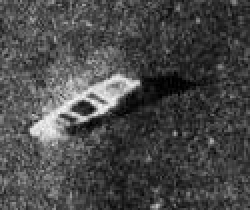
%> input picture data/images/ship_33.jpg, 125 x 105 px (shown 2 times larger)
$ octave main.m   (GNU Octave 9; MATLAB toolbox functions it lacks are replaced by stand-ins)
%> lines starting %> are read from the running program, lines starting %| are printed output that depends on the picture; in (x1, y1, x2, y2) boxes, pixels count from 0 and x2, y2 are one past the last pixel; in counts of white or black regions, pixels touching at a corner belong together; the program's own positions count from 1
### segmentation algorithms/entropy method/read_image.m
function original_image = read_image(ADDRESS)
%> called with ADDRESS = '../../data/images/ship_33.jpg'
    original_image = imread(ADDRESS);
%> original_image is the input picture: size 105x125 uint8; min 0, max 248, mean 72.4
end

### segmentation algorithms/entropy method/denoise.m
function DENOISE_IMAGE = denoise(GRAY_IMAGE)
    % Шумоподавление: Дискретное косинусное преобразование (DCT)
    % medfilt2, Lee, Kuan, Frost, вейвлеты
    [rows, cols] = size(GRAY_IMAGE);
%> rows = 105; cols = 125
    dct_transformed = dct2(GRAY_IMAGE);  % Дискретное косинусное преобразование: Шум --> Высокие частоты --> Низкая амплитуда

    low_frequency_mask = zeros(round(rows), round(cols));

    low_frequency_mask(1:rows/3, 1:cols/3) = 1; % Сохранение низких частот, подавление высоких частот
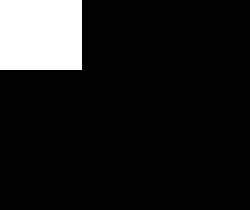
%> low_frequency_mask: size 105x125 double (shown 2 times larger); values 0 (black) and 1 (white), 10.9% white; 1 white region, box (x1, y1, x2, y2) and area: (0, 0, 41, 35) 1435
    denoised_DCT = dct_transformed .* low_frequency_mask;  % Шумоподавление
    DENOISE_IMAGE = uint8(idct2(denoised_DCT)); % Обратное дискретное косинусное преобразование
end

### segmentation algorithms/entropy method/edge_detection.m
function EDGE_IMAGE = edge_detection(DENOISE_IMAGE)
    % Обнаружение краев: Оператор Робертса
    % Операторы: roberts, sobel, log, canny, prewitt
    EDGE_IMAGE = edge(DENOISE_IMAGE, 'roberts');
%> EDGE_IMAGE: size 105x125 logical; 2% white in thin lines or dots, all inside (x1, y1, x2, y2) = (14, 35, 108, 105)
end

### segmentation algorithms/entropy method/remove_shadow_boundary.m
function REMOVING_SHADOW_BOUNDARIES = remove_shadow_boundary(EDGE_IMAGE, DENOISE_IMAGE)
    % Удаление границ теней
    [rows, cols] = size(EDGE_IMAGE);
    Extended_Image = ones(rows, cols+16);
    Extended_Image_2 = ones(rows, cols+16);

    % Заполнение дополнительных колонок значениями 150
    for i = 1:rows
        for j = 1:7
            Extended_Image(i, j) = 150;
            Extended_Image_2(i, j) = 150;
        end
    end
%> Extended_Image: size 105x141 double; values 1 (black) and 150 (white), 5% white; 1 white region, box (x1, y1, x2, y2) and area: (0, 0, 7, 105) 735
    for i = 1:rows
        for j = cols+8:cols+16
            Extended_Image(i, j) = 150;
            Extended_Image_2(i, j) = 150;
        end
    end
%> Extended_Image: size 105x141 double; values 1 (black) and 150 (white), 11.3% white; 2 white regions, box (x1, y1, x2, y2) and area: (132, 0, 141, 105) 945, (0, 0, 7, 105) 735

    % Заполнение центральной части изображениями
    for i = 1:rows
        for j = 1:cols
            Extended_Image(i, j+7) = DENOISE_IMAGE(i, j);
            Extended_Image_2(i, j+7) = EDGE_IMAGE(i, j);
        end
    end

    Processed_Image = Extended_Image_2;
    Processed_Image_2 = Extended_Image_2;

    % Обработка изображений
    for i = 1:rows
        for j = 8:cols+8
            if Extended_Image_2(i, j) == 1
                Processed_Image(i, j) = floor((Extended_Image(i, j-7) + Extended_Image(i, j-6) + Extended_Image(i, j-5) + ...
                                              Extended_Image(i, j-4) + Extended_Image(i, j-3) + Extended_Image(i, j-2) + Extended_Image(i, j-1)) / 9);
                Processed_Image_2(i, j) = floor((Extended_Image(i, j+7) + Extended_Image(i, j+6) + Extended_Image(i, j+5) + ...
                                                 Extended_Image(i, j+4) + Extended_Image(i, j+3) + Extended_Image(i, j+2) + Extended_Image(i, j+1)) / 7);
            end
        end
    end
%> Processed_Image: size 105x141 double; min 0, max 167, mean 19
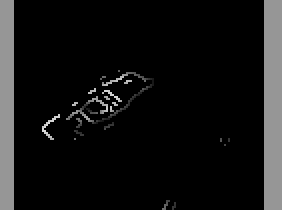
%> Processed_Image_2: size 105x141 double (shown 2 times larger); min 0, max 219, mean 19.2
    Processed_Image = uint8(Processed_Image);
%> Processed_Image: size 105x141 uint8
    Processed_Image_2 = uint8(Processed_Image_2);
%> Processed_Image_2: size 105x141 uint8

    % Удаление границ теней
    Shadow_Removed_Image = Processed_Image;
    for i = 1:rows
        for j = 1:cols+8
            if Processed_Image(i, j) <= 80 && Processed_Image_2(i, j) > 50 && Processed_Image_2(i, j) < 150
                Shadow_Removed_Image(i, j) = 0;
            end
        end
    end
%> Shadow_Removed_Image: size 105x141 uint8; min 0, max 167, mean 18.9

    % Обрезка изображения до исходного размера
    REMOVING_SHADOW_BOUNDARIES = Shadow_Removed_Image(: ,8:cols+7);

    % Бинаризация изображения
    threshold = graythresh(REMOVING_SHADOW_BOUNDARIES);
%> threshold = 0.235
    REMOVING_SHADOW_BOUNDARIES = im2bw(REMOVING_SHADOW_BOUNDARIES, threshold);
%> REMOVING_SHADOW_BOUNDARIES: size 105x125 logical; 1.7% white in thin lines or dots, all inside (x1, y1, x2, y2) = (14, 35, 81, 104)
end

### segmentation algorithms/entropy method/localization_object.m
function [LOCALIZATION, ROW_TRESHHOLD_1, ROW_TRESHHOLD_2, COL_TRESHHOLD_1, COL_TRESHHOLD_2] = localization_object(REMOVING_SHADOW_BOUNDARIES)
    % Поиск строки локализации
    [num_rows, num_cols] = size(REMOVING_SHADOW_BOUNDARIES);
%> num_rows = 105; num_cols = 125
    row_sums = zeros(1, num_rows);
    for i = 1:num_rows
        num_white_pixels = sum(REMOVING_SHADOW_BOUNDARIES(i, :));
        row_sums(i) = num_white_pixels;
    end
%> this loop made 105 passes
%> num_white_pixels on passes 1 to 12: 0, 0, 0, 0, 0, 0, 0, 0, 0, 0, 0, 0
%> after the loop, row_sums = 105 values, max 13 at index 57, min 0 at index 1, mean 2.09
    row_sums = row_sums ./ sum(row_sums);
%> row_sums = 105 values, max 0.0594 at index 57, min 0 at index 1, mean 0.00952
    x_axis = 1:1:num_rows;
%> x_axis = 105 values from 1 to 105
    y_axis = row_sums;
%> y_axis has the same summary as row_sums
    filtered_row_sums = medfilt1(row_sums, 10);
%> filtered_row_sums = 105 values, max 0.0388 at index 55, min 0 at index 1, mean 0.00896
    filtered_row_sums = medfilt1(filtered_row_sums, 10);
%> filtered_row_sums = 105 values, max 0.0365 at index 54, min 0 at index 1, mean 0.00889
    y_axis_filtered = filtered_row_sums;
%> y_axis_filtered has the same summary as filtered_row_sums
    extended_filtered_row_sums = zeros(1, num_rows + 4);
    extended_filtered_row_sums(3:num_rows + 2) = y_axis_filtered;
    extended_x_axis = 1:1:num_rows + 4;
%> extended_x_axis = 109 values from 1 to 109
    smoothed_row_sums = extended_filtered_row_sums;
%> smoothed_row_sums = 109 values, max 0.0365 at index 56, min 0 at index 1, mean 0.00857
    max_value = 0;
    for i = 3:num_rows + 2
        smoothed_row_sums(i) = (extended_filtered_row_sums(i - 2) + extended_filtered_row_sums(i - 1) + extended_filtered_row_sums(i) + extended_filtered_row_sums(i + 1) + extended_filtered_row_sums(i + 2)) / 5;
        if smoothed_row_sums(i) > max_value
            max_value = smoothed_row_sums(i);
            max_index = i;
        end
    end
%> this loop made 105 passes
%> max_value on passes 34 to 45: 0.000228, 0.00114, 0.00342, 0.00731, 0.0119, 0.0162, 0.0203, 0.024, 0.0265, 0.0283, 0.0301, 0.0315
%> after the loop, smoothed_row_sums = 109 values, max 0.0365 at index 58, min 0 at index 1, mean 0.00857
    min_value_before_max = 10;
    min_value_after_max = 10;
    for i = 3:num_rows + 2
        if smoothed_row_sums(i) <= min_value_before_max && i < max_index
            min_value_before_max = smoothed_row_sums(i);
            ROW_TRESHHOLD_1 = i;
        end
        if smoothed_row_sums(i) < min_value_after_max && i > max_index
            min_value_after_max = smoothed_row_sums(i);
            ROW_TRESHHOLD_2 = i;
        end
    end
%> this loop made 105 passes
%> min_value_after_max on passes 57, 60: 0.0365, 0.0358
%> after the loop, ROW_TRESHHOLD_2 = 77; min_value_after_max = 0

    % Поиск столбца локализации
    col_sums = zeros(1, num_cols);
    for i = 1:num_cols
        num_white_pixels = sum(REMOVING_SHADOW_BOUNDARIES(:, i));
        col_sums(i) = num_white_pixels;
    end
%> this loop made 125 passes
%> after the loop, col_sums = 125 values, max 8 at index 34, min 0 at index 1, mean 1.75
    col_sums = col_sums ./ sum(col_sums);
%> col_sums = 125 values, max 0.0365 at index 34, min 0 at index 1, mean 0.008
    filtered_col_sums = medfilt1(col_sums, 10);
%> filtered_col_sums = 125 values, max 0.0274 at index 47, min 0 at index 1, mean 0.00785
    filtered_col_sums = medfilt1(filtered_col_sums, 10);
%> filtered_col_sums = 125 values, max 0.0251 at index 40, min 0 at index 1, mean 0.00778
    filtered_col_sums = medfilt1(filtered_col_sums, 10);
%> filtered_col_sums = 125 values, max 0.0251 at index 41, min 0 at index 1, mean 0.00778
    filtered_col_sums = medfilt1(filtered_col_sums, 10);
%> filtered_col_sums = 125 values, max 0.0251 at index 42, min 0 at index 1, mean 0.00777
    y_axis_filtered_cols = filtered_col_sums;
%> y_axis_filtered_cols has the same summary as filtered_col_sums
    extended_filtered_col_sums = zeros(1, num_cols + 4);
    extended_filtered_col_sums(3:num_cols + 2) = y_axis_filtered_cols;
    extended_x_axis_cols = 1:1:num_cols + 4;
%> extended_x_axis_cols = 129 values from 1 to 129
    smoothed_col_sums = extended_filtered_col_sums;
%> smoothed_col_sums = 129 values, max 0.0251 at index 44, min 0 at index 1, mean 0.00753
    max_value_cols = 0;
    for i = 3:num_cols + 2
        smoothed_col_sums(i) = (extended_filtered_col_sums(i - 2) + extended_filtered_col_sums(i - 1) + extended_filtered_col_sums(i) + extended_filtered_col_sums(i + 1) + extended_filtered_col_sums(i + 2)) / 5;
        if smoothed_col_sums(i) > max_value_cols
            max_value_cols = smoothed_col_sums(i);
            max_index_cols = i;
        end
    end
%> this loop made 125 passes
%> max_value_cols on passes 13, 14, 15, 16, 17, 18, 19, 20, 21, 30, 31, 32: 5.71e-05, 0.000457, 0.0016, 0.00342, 0.00537, 0.00725, 0.00879, 0.00959, 0.0097, 0.0103, 0.0124, 0.0151
%> after the loop, smoothed_col_sums = 129 values, max 0.0251 at index 46, min 0 at index 1, mean 0.00753
    min_value_before_max_cols = 10;
    min_value_after_max_cols = 10;
    for i = 3:num_cols + 2
        if smoothed_col_sums(i) <= min_value_before_max_cols && i < max_index_cols
            min_value_before_max_cols = smoothed_col_sums(i);
            COL_TRESHHOLD_1 = i;
        end
        if smoothed_col_sums(i) < min_value_after_max_cols && i > max_index_cols
            min_value_after_max_cols = smoothed_col_sums(i);
            COL_TRESHHOLD_2 = i;
        end
    end
%> this loop made 125 passes
%> min_value_after_max_cols on passes 45, 51, 52, 53, 54, 55, 56, 57, 58, 59, 60: 0.0251, 0.0251, 0.0248, 0.0244, 0.0237, 0.0228, 0.0217, 0.0206, 0.0197, 0.0189, 0.0183
%> after the loop, COL_TRESHHOLD_2 = 79; min_value_after_max_cols = 0

    % Проверить индексы на наличие ограничений
    if ROW_TRESHHOLD_1 < 1
        ROW_TRESHHOLD_1 = 1;
    end
    if ROW_TRESHHOLD_2 > num_rows
        ROW_TRESHHOLD_2 = num_rows;
    end
    if COL_TRESHHOLD_1 < 1
        COL_TRESHHOLD_1 = 1;
    end
    if COL_TRESHHOLD_2 > num_cols
        COL_TRESHHOLD_2 = num_cols;
    end

    % Локализация объекта
    LOCALIZATION = REMOVING_SHADOW_BOUNDARIES(ROW_TRESHHOLD_1:ROW_TRESHHOLD_2, COL_TRESHHOLD_1:COL_TRESHHOLD_2);
%> LOCALIZATION: size 43x66 logical; 7.6% white in thin lines or dots, all inside (x1, y1, x2, y2) = (1, 1, 57, 36)
end

### segmentation algorithms/entropy method/remove_the_margin_of_object.m
function [DILATED_IMAGE, RECREATED_IMAGE] = remove_the_margin_of_object(LOCALIZATION)
    % Удаление границы корабля
    [num_rows, num_cols] = size(LOCALIZATION);
%> num_rows = 43; num_cols = 66
    white_pixel_value = 1;
    first_pixel_indices = [];
    last_pixel_indices = [];
    localized_image = LOCALIZATION;
    randomized_image = uint8(LOCALIZATION);

    % Нахождение первого и последнего белого пикселя и сохранение индекса
    for i = 1:num_rows
        for j = 1:num_cols
            if localized_image(i, j) == 0
                random_value = randi(224) + 1;
                randomized_image(i, j) = random_value;
            end
            pixel_line = uint8(randomized_image(i, :));
            [white_pixel_value, first_index] = unique(pixel_line);  % Нахождение первого белого пикселя с использованием unique()
            [white_pixel_value, last_index] = unique(pixel_line, 'legacy'); % Нахождение последнего белого пикселя с использованием unique( ***,'legacy' )
            first_pixel_indices(i) = first_index(1);
            last_pixel_indices(i) = last_index(1);
        end
    end
%> after the loop, first_pixel_indices = 43 values, max 54 at index 10, min 2 at index 32, mean 21.93; last_pixel_indices = 43 values, max 64 at index 31, min 6 at index 35, mean 38.58; random_value = 100

    first_coordinates = [];
    last_coordinates = [];
    rows = 1:1:num_rows;
    first_coordinates = [rows', first_pixel_indices'];  % Сохранение первого индекса
%> first_coordinates = 43 rows, first 12: [1 21; 2 40; 3 44; 4 42; 5 32; 6 31; 7 36; 8 32; 9 32; 10 54; 11 28; 12 26]
    last_coordinates = [rows', last_pixel_indices'];  % Сохранение последнего индекса
%> last_coordinates = 43 rows, first 12: [1 21; 2 40; 3 48; 4 50; 5 52; 6 57; 7 57; 8 57; 9 57; 10 56; 11 54; 12 52]

    % Границы корабля
    RECREATED_IMAGE = localized_image;
    for i = 1:num_rows
        for j = 1:num_cols
            if RECREATED_IMAGE(i, j) ~= 0
                RECREATED_IMAGE(i, j) = 0;
            end
            RECREATED_IMAGE(first_coordinates(i, 1), first_coordinates(i, 2)) = 1;  % Подсветка первой (левой) белой границы
            RECREATED_IMAGE(last_coordinates(i, 1), last_coordinates(i, 2)) = 1;  % Подсветка последней (правой) белой границы
        end
    end
%> RECREATED_IMAGE: size 43x66 logical; 2.8% white in thin lines or dots

    % Удаление границы корабля ------> Изменение окружных 8 пикселей на черный (0)
    DILATED_IMAGE = localized_image;
    for i = 1:num_rows
        DILATED_IMAGE(first_coordinates(i, 1), first_coordinates(i, 2)) = 0;
        DILATED_IMAGE(first_coordinates(i, 1) + 1, first_coordinates(i, 2)) = 0;
        DILATED_IMAGE(first_coordinates(i, 1), first_coordinates(i, 2) + 1) = 0;
        DILATED_IMAGE(first_coordinates(i, 1) + 1, first_coordinates(i, 2) + 1) = 0;

        DILATED_IMAGE(last_coordinates(i, 1), last_coordinates(i, 2)) = 0;
        DILATED_IMAGE(last_coordinates(i, 1) + 1, last_coordinates(i, 2)) = 0;
        DILATED_IMAGE(last_coordinates(i, 1), last_coordinates(i, 2) + 1) = 0;
        DILATED_IMAGE(last_coordinates(i, 1) + 1, last_coordinates(i, 2) + 1) = 0;

        if i > 1
            DILATED_IMAGE(first_coordinates(i, 1) - 1, first_coordinates(i, 2)) = 0;
            DILATED_IMAGE(last_coordinates(i, 1) - 1, last_coordinates(i, 2)) = 0;

            if first_coordinates(i, 2) > 1
                DILATED_IMAGE(first_coordinates(i, 1), first_coordinates(i, 2) - 1) = 0;
                DILATED_IMAGE(first_coordinates(i, 1) - 1, first_coordinates(i, 2) - 1) = 0;
            end

            if last_coordinates(i, 2) > 1
                DILATED_IMAGE(last_coordinates(i, 1), last_coordinates(i, 2) - 1) = 0;
                DILATED_IMAGE(last_coordinates(i, 1) - 1, last_coordinates(i, 2) - 1) = 0;
            end
        end
    end
%> DILATED_IMAGE: size 44x66 logical; 2.5% white in thin lines or dots, all inside (x1, y1, x2, y2) = (13, 4, 55, 27)
end

### segmentation algorithms/entropy method/dilate_image.m
function DILATE_IMAGE = dilate_image(DILATE_NEW_IMAGE)
    tool = strel('disk',3);
    DILATE_IMAGE = imdilate(DILATE_NEW_IMAGE, tool);
%> DILATE_IMAGE: size 44x66 logical; 16.1% white; 2 white regions, box (x1, y1, x2, y2) and area: (11, 2, 48, 29) 435, (50, 3, 57, 9) 33
end

### segmentation algorithms/entropy method/cover_denoise_image.m
function EXPANDED_IMAGE = cover_denoise_image(DILATE_IMAGE, DENOISE_IMAGE, REMOVING_SHADOW_BOUNDARIES)
    [LOCALIZATION, ROW_THRESHOLD_1, ROW_THRESHOLD_2, COL_THRESHOLD_1, COL_THRESHOLD_2] = localization_object(REMOVING_SHADOW_BOUNDARIES);
%> the loop in localization_object (call 2), `for i = 1:num_rows` made 105 passes
%> the loop in localization_object (call 2), `for i = 3:num_rows + 2` made 105 passes
%> the loop in localization_object (call 2), `for i = 3:num_rows + 2` made 105 passes
%> the loop in localization_object (call 2), `for i = 1:num_cols` made 125 passes
%> the loop in localization_object (call 2), `for i = 3:num_cols + 2` made 125 passes
%> the loop in localization_object (call 2), `for i = 3:num_cols + 2` made 125 passes
    EXPANDing_IMAGE = DILATE_IMAGE;
    EXPANDED_IMAGE = DENOISE_IMAGE;
    [height, width] = size(EXPANDED_IMAGE);

    for expanded_row = 1:height
        for expanded_col = 1:width
            for row_expanding = (ROW_THRESHOLD_1 + expanded_row):ROW_THRESHOLD_2
                for col_expanding = (COL_THRESHOLD_1 + expanded_col):COL_THRESHOLD_2
                    if EXPANDing_IMAGE(expanded_row, expanded_col) == 1
                        EXPANDED_IMAGE(ROW_THRESHOLD_1 + expanded_row, COL_THRESHOLD_1 + expanded_col) = 255;
                    end
                end
            end
        end
    end
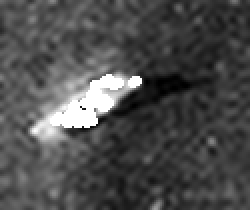
%> EXPANDED_IMAGE: size 105x125 uint8 (shown 2 times larger); min 0, max 255, mean 76.4
end

### segmentation algorithms/entropy method/entropy_segmentation.m
function ENTROPY_IMAGE = entropy_segmentation(EXPANDED_IMAGE)
    Input_Image = EXPANDED_IMAGE;  %ES Input Image
    Double_Image = double(Input_Image);
    [rows, cols] = size(Input_Image);
    half_window = 1;
    Smoothed_Image = zeros(rows, cols);

    for i = 1:rows
        for j = 1:cols
            index = 0;
            for k = -half_window:half_window
                for w = -half_window:half_window
                    index = index + 1;
                    row_index = i + k;
                    col_index = j + w;
                    if (row_index <= 0) || (row_index > rows)
                        row_index = i;
                    end
                    if (col_index <= 0) || (col_index > cols)
                        col_index = j;
                    end
                    Smoothed_Image(i, j) = Double_Image(row_index, col_index) + Smoothed_Image(i, j);
                    Neighborhood(index) = Double_Image(row_index, col_index);
                end
            end

           Local_Avg_Image(i, j) = uint8(1/9 * Smoothed_Image(i, j));
           % Local_Avg_Image(i, j) = mode(Neighborhood);
        end
    end

    Joint_Histogram = zeros(256, 256);

    for i = 1:rows
        for j = 1:cols
            gray_value = Double_Image(i, j);
            avg_value = double(Local_Avg_Image(i, j));
            Joint_Histogram(gray_value + 1, avg_value + 1) = Joint_Histogram(gray_value + 1, avg_value + 1) + 1;
        end
    end
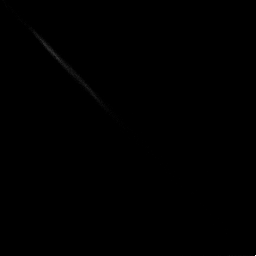
%> Joint_Histogram: size 256x256 double; min 0, max 274, mean 0.2; drawn with min black and max white

    Joint_Prob = Joint_Histogram / (rows * cols);
    Padded_Prob = padarray(Joint_Prob, [1 1], 0, 'both');
    [padded_rows, padded_cols] = size(Padded_Prob);

    for i = 2:padded_rows - 1
        for j = 2:padded_cols - 1
            Sum_Prob(i - 1, j - 1) = Padded_Prob(i - 1, j - 1) + Padded_Prob(i - 1, j) + Padded_Prob(i - 1, j + 1) + Padded_Prob(i, j - 1) + Padded_Prob(i, j) + Padded_Prob(i, j + 1) + Padded_Prob(i + 1, j - 1) + Padded_Prob(i + 1, j) + Padded_Prob(i + 1, j + 1);
            Weight(i - 1, j - 1) = 1 - Sum_Prob(i - 1, j - 1) - abs(i - 1 - j - 1) / 100;
        end
    end
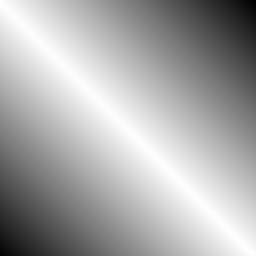
%> Weight: size 256x256 double; min -1.57, max 1, mean 0.146; drawn with min black and max white

    alpha = 0.5;
    Cumulative_Prob = 0;
    Cumulative_Prob_Complement = 0;
    Cumulative_Entropy1 = 0;
    Cumulative_Entropy2 = 0;
    Prob = zeros(234, 216);
    Prob_Complement = zeros(234, 216);
    Entropy1 = zeros(234, 216);
    Entropy2 = zeros(234, 216);

    for i = 4:237
        for j = 4:219
            Cumulative_Prob = Cumulative_Prob + Joint_Prob(i, j);
            Prob(i, j) = Cumulative_Prob;
        end
    end

    for i = 4:237
        for j = 4:219
            Prob_Complement(i, j) = 1 - Prob(i, j);
        end
    end

    for i = 5:237
        for j = 5:219
            Cumulative_Entropy1 = Cumulative_Entropy1 + (Joint_Prob(i, j)^alpha);
            Entropy1(i, j) = Cumulative_Entropy1;
        end
    end
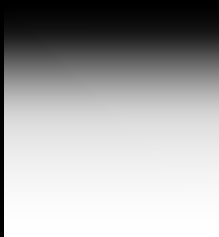
%> Entropy1: size 237x219 double; min 0, max 35.59, mean 23.2; drawn with min black and max white

    for i = 5:230
        for j = 5:210
            Entropy2(i, j) = Entropy1(230, 210) - Entropy1(i, j);
        end
    end
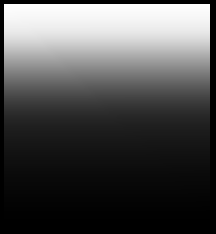
%> Entropy2: size 234x216 double; min 0, max 35.58, mean 11; drawn with min black and max white

    max_entropy = 0;
    best_s = 0;
    best_t = 0;
    best_s1 = 0;
    best_t1 = 0;

    for s = 70:100
        for t = 70:100
            for s1 = 100:150
                for t1 = 100:150
                    term1 = 1/(alpha - 1) * (1 - Entropy1(s, t) / (Prob(s, t)^alpha));
                    term2 = 1/(alpha - 1) * (1 - (Entropy1(s1, t1) - Entropy1(s, t)) / ((Prob(s1, t1) - Prob(s, t))^alpha));
                    term3 = 1/(alpha - 1) * (1 - Entropy2(s1, t1) / (Prob_Complement(s1, t1)^alpha));
                    Entropy = (term1 + term2 + term3) + Weight(s, t) + Weight(s1, t1);

                    if Entropy > max_entropy
                        max_entropy = Entropy;
                        best_s = s;
                        best_t = t;
                        best_s1 = s1;
                        best_t1 = t1;
                    end
                end
            end
        end
    end

    if best_s < best_t
        threshold1 = best_s;
    else
        threshold1 = best_t;
    end

    best_s = threshold1;
    best_t = threshold1;

    if best_s1 > best_t1
        threshold2 = best_s1;
    else
        threshold2 = best_t1;
    end

    best_s1 = threshold2;
    best_t1 = threshold2;

    Segmented_Image = zeros(rows, cols);
    for i = 1:rows
        for j = 1:cols
            if Double_Image(i, j) >= best_s1 + 50 && Local_Avg_Image(i, j) >= best_t1 + 50
                Segmented_Image(i, j) = 255;
            elseif Double_Image(i, j) <= best_s - 50 && Local_Avg_Image(i, j) <= best_t - 50
                Segmented_Image(i, j) = 0;
            else
                Segmented_Image(i, j) = 100;
            end
        end
    end

    ss = best_s;
    tt = best_t;
    ss1 = best_s1;
    tt1 = best_t1;
    ENTROPY_IMAGE = uint8(Segmented_Image);
end

### segmentation algorithms/entropy method/gray_image.m
function [GRAY_IMAGE] = gray_image(ORIGINAL_IMAGE)
    % Проверка, является ли изображение уже оттенками серого
    if (size(ORIGINAL_IMAGE, 3) == 1)
        GRAY_IMAGE = ORIGINAL_IMAGE;
        return
    end

    GRAY_IMAGE = rgb2gray(ORIGINAL_IMAGE);
end

### segmentation algorithms/entropy method/main.m
% сегментация с помощью энтропии

clc; clear all; close all;

image_path = '../../data/images/ship_33.jpg';
ORIGINAL_IMG = read_image(image_path);

GRAY_IMG = gray_image(ORIGINAL_IMG);
DENOISE_IMG = denoise(GRAY_IMG);
EDGE_IMG = edge_detection(DENOISE_IMG);
SHADOW_REMOVAL_IMG = remove_shadow_boundary(EDGE_IMG, DENOISE_IMG);
[LOCALIZATION, ~, ~, ~, ~] = localization_object(SHADOW_REMOVAL_IMG);

[DILATE_NEW_IMG, RECREATED_IMG] = remove_the_margin_of_object(LOCALIZATION);
DILATE_IMG = dilate_image(DILATE_NEW_IMG);
EXPANDED_IMG = cover_denoise_image(DILATE_IMG, DENOISE_IMG, SHADOW_REMOVAL_IMG);
%> (the run ends here)
